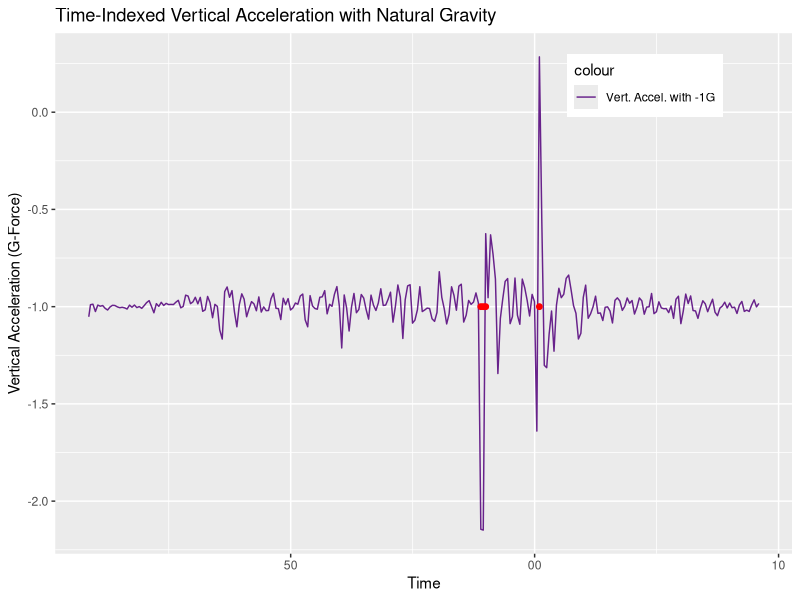
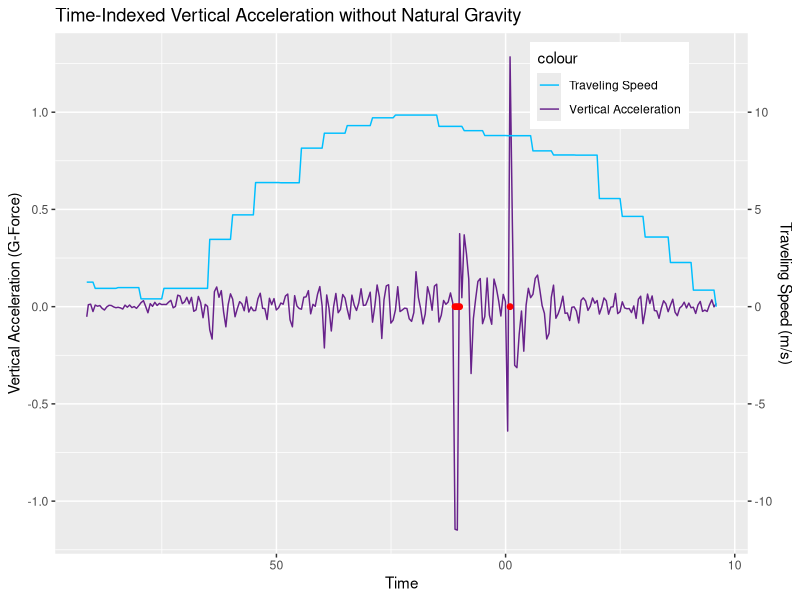
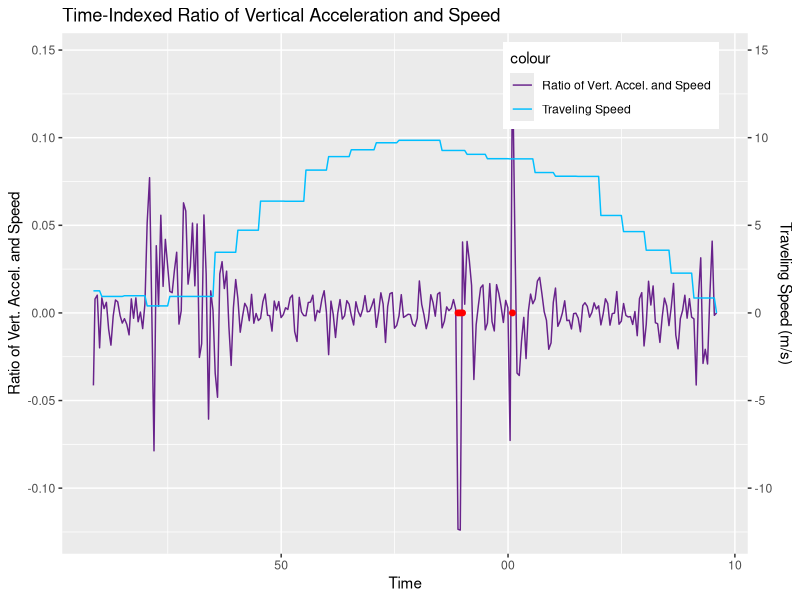
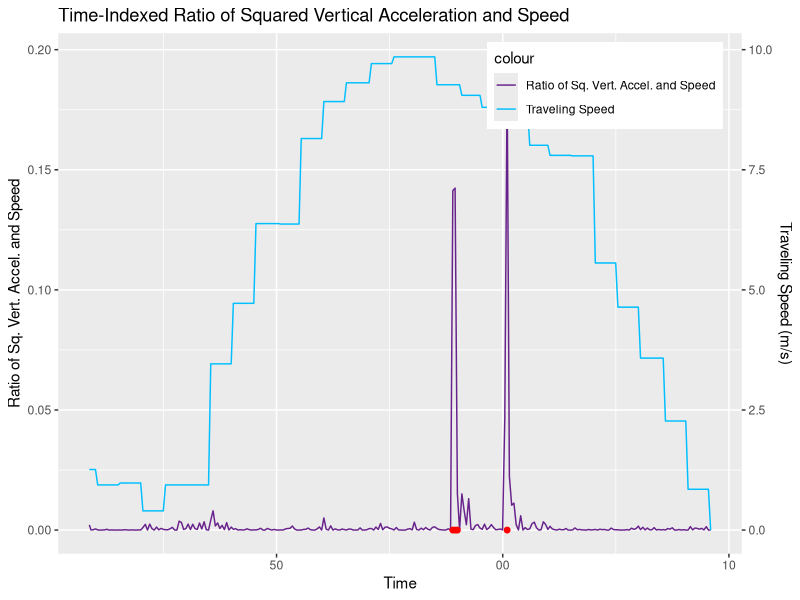
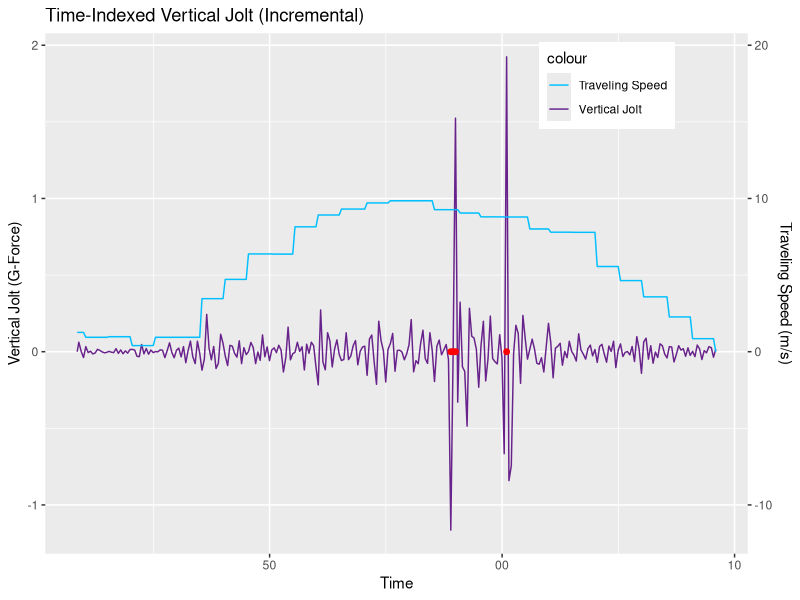
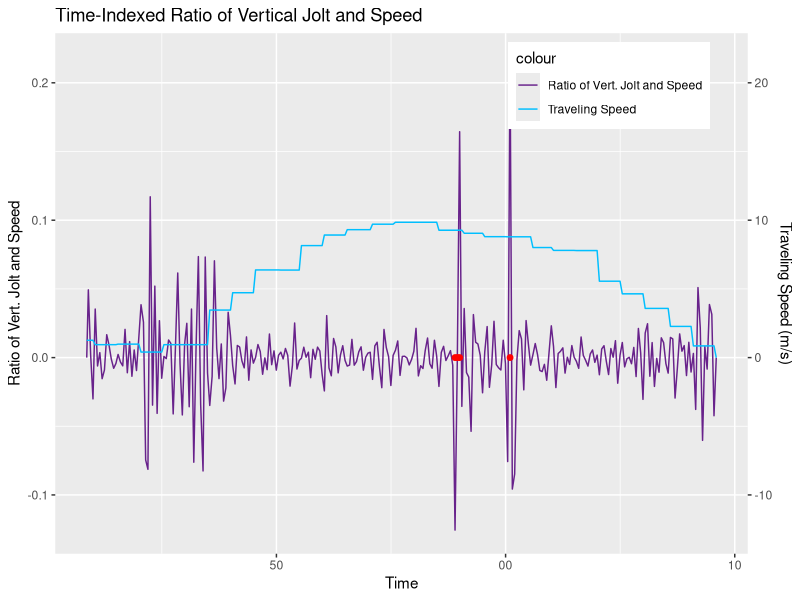
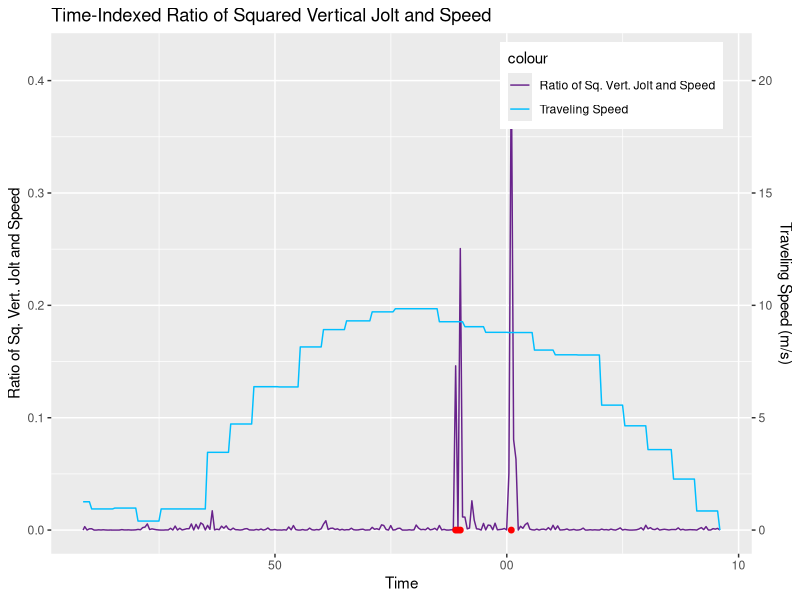
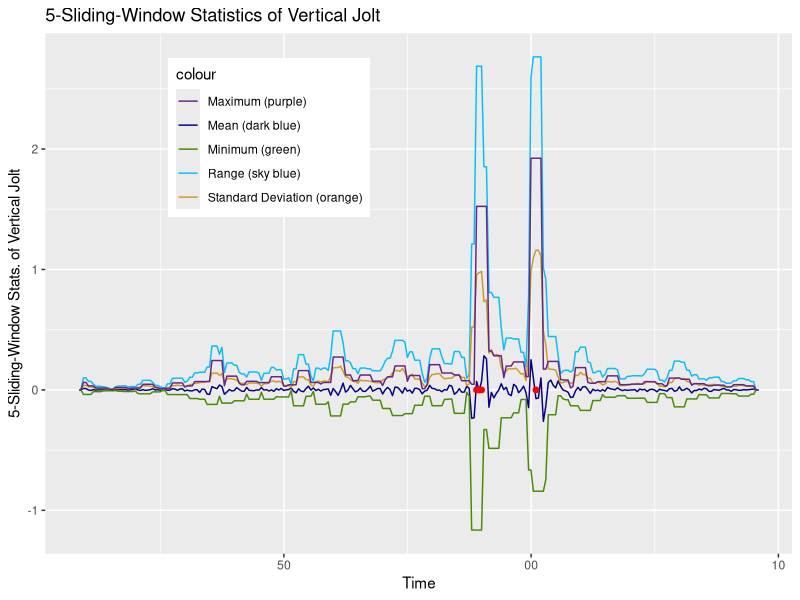

Here is the R script that generated these plots, in order:
## ---- chunk 1
knitr::opts_chunk$set(echo = TRUE)
## ---- chunk 2
# load data file
if (!exists("LA14.raw")) {
    LA14.raw <- read.csv("./los_angeles_14.csv")
}
print(nrow(LA14.raw))
## ---- chunk 3
LA14.valid = LA14.raw[, c("Date", "Latitude", "Longitude", "Speed")]
# validate DateTime format
LA14.valid$Date <- as.POSIXct(LA14.valid$Date, format="%Y-%m-%d %H:%M:%OS")
# specify orientation of accelration
LA14.valid$forw_accel = LA14.raw$X
LA14.valid$hori_accel = LA14.raw$Y
LA14.valid$vert_accel_G = LA14.raw$Z
# mark speed bumps
for (i in 1:nrow(LA14.valid)) {
    LA14.valid$speedbump[i] = "no"
}
for (i in c(162, 163, 164, 186)) {
    LA14.valid$speedbump[i] = "yes"
}
## ---- chunk 4
require(ggplot2)
LA14.vert_accel_G.plot <- ggplot(LA14.valid, aes(x = Date))
LA14.vert_accel_G.plot <- LA14.vert_accel_G.plot + geom_line(aes(y = vert_accel_G, colour = "Vert. Accel. with -1G"))
LA14.vert_accel_G.plot <- LA14.vert_accel_G.plot + scale_colour_manual(values = c("darkorchid4"))
LA14.vert_accel_G.plot <- LA14.vert_accel_G.plot + xlab("Time") 
LA14.vert_accel_G.plot <- LA14.vert_accel_G.plot + ylab("Vertical Acceleration (G-Force)") 
LA14.vert_accel_G.plot <- LA14.vert_accel_G.plot + ggtitle("Time-Indexed Vertical Acceleration with Natural Gravity")
LA14.vert_accel_G.plot <- LA14.vert_accel_G.plot + theme(legend.position = c(0.8, 0.9))
for (i in 1:nrow(LA14.valid)) {
    if (LA14.valid$speedbump[i] == "yes") {
        LA14.vert_accel_G.plot <- LA14.vert_accel_G.plot + 
            annotate("pointrange", x = LA14.valid$Date[i], y = -1, ymin = -1, ymax = -1, colour = "red", size = 0.25)
    }
}
print(LA14.vert_accel_G.plot)
## ---- chunk 5
# remove natural gravity in vertical acceleration
LA14.valid$vert_accel = LA14.valid$vert_accel_G + 1
## ---- chunk 6
require(ggplot2)
LA14.vert_accel.plot <- ggplot(LA14.valid, aes(x = Date))
LA14.vert_accel.plot <- LA14.vert_accel.plot + geom_line(aes(y = vert_accel, colour = "Vertical Acceleration"))
LA14.vert_accel.plot <- LA14.vert_accel.plot + geom_line(aes(y = Speed / 10, colour = "Traveling Speed"))
LA14.vert_accel.plot <- LA14.vert_accel.plot + scale_y_continuous(sec.axis = sec_axis(~.*10, name = "Traveling Speed (m/s)"))
LA14.vert_accel.plot <- LA14.vert_accel.plot + scale_colour_manual(values = c("deepskyblue", "darkorchid4"))
LA14.vert_accel.plot <- LA14.vert_accel.plot + xlab("Time") 
LA14.vert_accel.plot <- LA14.vert_accel.plot + ylab("Vertical Acceleration (G-Force)") 
LA14.vert_accel.plot <- LA14.vert_accel.plot + ggtitle("Time-Indexed Vertical Acceleration without Natural Gravity")
LA14.vert_accel.plot <- LA14.vert_accel.plot + theme(legend.position = c(0.8, 0.9))
for (i in 1:nrow(LA14.valid)) {
    if (LA14.valid$speedbump[i] == "yes") {
        LA14.vert_accel.plot <- LA14.vert_accel.plot + 
            annotate("pointrange", x = LA14.valid$Date[i], y = 0, ymin = 0, ymax = 0, colour = "red", size = 0.25)
    }
}
print(LA14.vert_accel.plot)
## ---- chunk 7
# calculate ratio between vertical acceleration and speed
for (i in 1:nrow(LA14.valid)) {
    if (LA14.valid$Speed[i] == 0) {
        LA14.valid$vert_accel_ratio_speed[i] = 0
    }
    else {
        LA14.valid$vert_accel_ratio_speed[i] = LA14.valid$vert_accel[i] / LA14.valid$Speed[i]
    }
}
## ---- chunk 8
require(ggplot2)
LA14.vert_accel_ratio_speed.plot <- ggplot(LA14.valid, aes(x = Date))
LA14.vert_accel_ratio_speed.plot <- LA14.vert_accel_ratio_speed.plot + geom_line(aes(y = vert_accel_ratio_speed, colour = "Ratio of Vert. Accel. and Speed"))
LA14.vert_accel_ratio_speed.plot <- LA14.vert_accel_ratio_speed.plot + geom_line(aes(y = Speed / 100, colour = "Traveling Speed"))
LA14.vert_accel_ratio_speed.plot <- LA14.vert_accel_ratio_speed.plot + scale_y_continuous(sec.axis = sec_axis(~.*100, name = "Traveling Speed (m/s)"))
LA14.vert_accel_ratio_speed.plot <- LA14.vert_accel_ratio_speed.plot + scale_colour_manual(values = c("darkorchid4", "deepskyblue"))
LA14.vert_accel_ratio_speed.plot <- LA14.vert_accel_ratio_speed.plot + xlab("Time") 
LA14.vert_accel_ratio_speed.plot <- LA14.vert_accel_ratio_speed.plot + ylab("Ratio of Vert. Accel. and Speed") 
LA14.vert_accel_ratio_speed.plot <- LA14.vert_accel_ratio_speed.plot + ggtitle("Time-Indexed Ratio of Vertical Acceleration and Speed")
LA14.vert_accel_ratio_speed.plot <- LA14.vert_accel_ratio_speed.plot + theme(legend.position = c(0.8, 0.9))
for (i in 1:nrow(LA14.valid)) {
    if (LA14.valid$speedbump[i] == "yes") {
        LA14.vert_accel_ratio_speed.plot <- LA14.vert_accel_ratio_speed.plot + 
            annotate("pointrange", x = LA14.valid$Date[i], y = 0, ymin = 0, ymax = 0, colour = "red", size = 0.25)
    }
}
print(LA14.vert_accel_ratio_speed.plot)
## ---- chunk 9
# calculate ratio between vertical acceleration and speed
for (i in 1:nrow(LA14.valid)) {
    if (LA14.valid$Speed[i] == 0) {
        LA14.valid$sq_vert_accel_ratio_speed[i] = 0
    }
    else {
        LA14.valid$sq_vert_accel_ratio_speed[i] = (LA14.valid$vert_accel[i] * LA14.valid$vert_accel[i]) / LA14.valid$Speed[i]
    }
}
## ---- chunk 10
require(ggplot2)
LA14.sq_vert_accel_ratio_speed.plot <- ggplot(LA14.valid, aes(x = Date))
LA14.sq_vert_accel_ratio_speed.plot <- LA14.sq_vert_accel_ratio_speed.plot + geom_line(aes(y = sq_vert_accel_ratio_speed, colour = "Ratio of Sq. Vert. Accel. and Speed"))
LA14.sq_vert_accel_ratio_speed.plot <- LA14.sq_vert_accel_ratio_speed.plot + geom_line(aes(y = Speed / 50, colour = "Traveling Speed"))
LA14.sq_vert_accel_ratio_speed.plot <- LA14.sq_vert_accel_ratio_speed.plot + scale_y_continuous(sec.axis = sec_axis(~.*50, name = "Traveling Speed (m/s)"))
LA14.sq_vert_accel_ratio_speed.plot <- LA14.sq_vert_accel_ratio_speed.plot + scale_colour_manual(values = c("darkorchid4", "deepskyblue"))
LA14.sq_vert_accel_ratio_speed.plot <- LA14.sq_vert_accel_ratio_speed.plot + xlab("Time") 
LA14.sq_vert_accel_ratio_speed.plot <- LA14.sq_vert_accel_ratio_speed.plot + ylab("Ratio of Sq. Vert. Accel. and Speed") 
LA14.sq_vert_accel_ratio_speed.plot <- LA14.sq_vert_accel_ratio_speed.plot + ggtitle("Time-Indexed Ratio of Squared Vertical Acceleration and Speed")
LA14.sq_vert_accel_ratio_speed.plot <- LA14.sq_vert_accel_ratio_speed.plot + theme(legend.position = c(0.8, 0.9))
for (i in 1:nrow(LA14.valid)) {
    if (LA14.valid$speedbump[i] == "yes") {
        LA14.sq_vert_accel_ratio_speed.plot <- LA14.sq_vert_accel_ratio_speed.plot + 
            annotate("pointrange", x = LA14.valid$Date[i], y = 0, ymin = 0, ymax = 0, colour = "red", size = 0.25)
    }
}
print(LA14.sq_vert_accel_ratio_speed.plot)
## ---- chunk 11
# calculate vertical jolt
for (i in 1:nrow(LA14.valid)) {
    if (i == 1) {
        LA14.valid$vert_jolt[i] = 0
    }
    else {
        LA14.valid$vert_jolt[i] = LA14.valid$vert_accel[i] - LA14.valid$vert_accel[i - 1]
    }
}
## ---- chunk 12
require(ggplot2)
LA14.vert_jolt.plot <- ggplot(LA14.valid, aes(x = Date))
LA14.vert_jolt.plot <- LA14.vert_jolt.plot + geom_line(aes(y = vert_jolt, colour = "Vertical Jolt"))
LA14.vert_jolt.plot <- LA14.vert_jolt.plot + geom_line(aes(y = Speed / 10, colour = "Traveling Speed"))
LA14.vert_jolt.plot <- LA14.vert_jolt.plot + scale_y_continuous(sec.axis = sec_axis(~.*10, name = "Traveling Speed (m/s)"))
LA14.vert_jolt.plot <- LA14.vert_jolt.plot + scale_colour_manual(values = c("deepskyblue", "darkorchid4"))
LA14.vert_jolt.plot <- LA14.vert_jolt.plot + xlab("Time") 
LA14.vert_jolt.plot <- LA14.vert_jolt.plot + ylab("Vertical Jolt (G-Force)") 
LA14.vert_jolt.plot <- LA14.vert_jolt.plot + ggtitle("Time-Indexed Vertical Jolt (Incremental)")
LA14.vert_jolt.plot <- LA14.vert_jolt.plot + theme(legend.position = c(0.8, 0.9))
for (i in 1:nrow(LA14.valid)) {
    if (LA14.valid$speedbump[i] == "yes") {
        LA14.vert_jolt.plot <- LA14.vert_jolt.plot + 
            annotate("pointrange", x = LA14.valid$Date[i], y = 0, ymin = 0, ymax = 0, colour = "red", size = 0.25)
    }
}
print(LA14.vert_jolt.plot)
## ---- chunk 13
# calculate ratio between vertical jolt and speed
for (i in 1:nrow(LA14.valid)) {
    if (LA14.valid$Speed[i] == 0) {
        LA14.valid$vert_jolt_ratio_speed[i] = 0
    }
    else {
        LA14.valid$vert_jolt_ratio_speed[i] = LA14.valid$vert_jolt[i] / LA14.valid$Speed[i]
    }
}
## ---- chunk 14
require(ggplot2)
LA14.vert_jolt_ratio_speed.plot <- ggplot(LA14.valid, aes(x = Date))
LA14.vert_jolt_ratio_speed.plot <- LA14.vert_jolt_ratio_speed.plot + geom_line(aes(y = vert_jolt_ratio_speed, colour = "Ratio of Vert. Jolt and Speed"))
LA14.vert_jolt_ratio_speed.plot <- LA14.vert_jolt_ratio_speed.plot + geom_line(aes(y = Speed / 100, colour = "Traveling Speed"))
LA14.vert_jolt_ratio_speed.plot <- LA14.vert_jolt_ratio_speed.plot + scale_y_continuous(sec.axis = sec_axis(~.*100, name = "Traveling Speed (m/s)"))
LA14.vert_jolt_ratio_speed.plot <- LA14.vert_jolt_ratio_speed.plot + scale_colour_manual(values = c("darkorchid4", "deepskyblue"))
LA14.vert_jolt_ratio_speed.plot <- LA14.vert_jolt_ratio_speed.plot + xlab("Time") 
LA14.vert_jolt_ratio_speed.plot <- LA14.vert_jolt_ratio_speed.plot + ylab("Ratio of Vert. Jolt and Speed") 
LA14.vert_jolt_ratio_speed.plot <- LA14.vert_jolt_ratio_speed.plot + ggtitle("Time-Indexed Ratio of Vertical Jolt and Speed")
LA14.vert_jolt_ratio_speed.plot <- LA14.vert_jolt_ratio_speed.plot + theme(legend.position = c(0.8, 0.9))
for (i in 1:nrow(LA14.valid)) {
    if (LA14.valid$speedbump[i] == "yes") {
        LA14.vert_jolt_ratio_speed.plot <- LA14.vert_jolt_ratio_speed.plot + 
            annotate("pointrange", x = LA14.valid$Date[i], y = 0, ymin = 0, ymax = 0, colour = "red", size = 0.25)
    }
}
print(LA14.vert_jolt_ratio_speed.plot)
## ---- chunk 15
# calculate ratio between vertical jolt and speed
for (i in 1:nrow(LA14.valid)) {
    if (LA14.valid$Speed[i] == 0) {
        LA14.valid$sq_vert_jolt_ratio_speed[i] = 0
    }
    else {
        LA14.valid$sq_vert_jolt_ratio_speed[i] = (LA14.valid$vert_jolt[i] * LA14.valid$vert_jolt[i]) / LA14.valid$Speed[i]
    }
}
## ---- chunk 16
require(ggplot2)
LA14.sq_vert_jolt_ratio_speed.plot <- ggplot(LA14.valid, aes(x = Date))
LA14.sq_vert_jolt_ratio_speed.plot <- LA14.sq_vert_jolt_ratio_speed.plot + geom_line(aes(y = sq_vert_jolt_ratio_speed, colour = "Ratio of Sq. Vert. Jolt and Speed"))
LA14.sq_vert_jolt_ratio_speed.plot <- LA14.sq_vert_jolt_ratio_speed.plot + geom_line(aes(y = Speed / 50, colour = "Traveling Speed"))
LA14.sq_vert_jolt_ratio_speed.plot <- LA14.sq_vert_jolt_ratio_speed.plot + scale_y_continuous(sec.axis = sec_axis(~.*50, name = "Traveling Speed (m/s)"))
LA14.sq_vert_jolt_ratio_speed.plot <- LA14.sq_vert_jolt_ratio_speed.plot + scale_colour_manual(values = c("darkorchid4", "deepskyblue"))
LA14.sq_vert_jolt_ratio_speed.plot <- LA14.sq_vert_jolt_ratio_speed.plot + xlab("Time") 
LA14.sq_vert_jolt_ratio_speed.plot <- LA14.sq_vert_jolt_ratio_speed.plot + ylab("Ratio of Sq. Vert. Jolt and Speed") 
LA14.sq_vert_jolt_ratio_speed.plot <- LA14.sq_vert_jolt_ratio_speed.plot + ggtitle("Time-Indexed Ratio of Squared Vertical Jolt and Speed")
LA14.sq_vert_jolt_ratio_speed.plot <- LA14.sq_vert_jolt_ratio_speed.plot + theme(legend.position = c(0.8, 0.9))
for (i in 1:nrow(LA14.valid)) {
    if (LA14.valid$speedbump[i] == "yes") {
        LA14.sq_vert_jolt_ratio_speed.plot <- LA14.sq_vert_jolt_ratio_speed.plot + 
            annotate("pointrange", x = LA14.valid$Date[i], y = 0, ymin = 0, ymax = 0, colour = "red", size = 0.25)
    }
}
print(LA14.sq_vert_jolt_ratio_speed.plot)
## ---- chunk 17
# calculate 5-sliding-window mean of vertical jolt
for (i in 3:nrow(LA14.valid)-2) {
    LA14.valid$vert_jolt_mean[i] = mean(c(LA14.valid$vert_jolt[i-2], 
                                        LA14.valid$vert_jolt[i-1], 
                                        LA14.valid$vert_jolt[i], 
                                        LA14.valid$vert_jolt[i+1], 
                                        LA14.valid$vert_jolt[i+2]))
}
LA14.valid$vert_jolt_mean[1] = 0
LA14.valid$vert_jolt_mean[2] = 0
LA14.valid$vert_jolt_mean[nrow(LA14.valid) - 1] = 0
LA14.valid$vert_jolt_mean[nrow(LA14.valid)] = 0
# calculate 5-sliding-window standard deviation of vertical jolt
for (i in 3:nrow(LA14.valid)-2) {
    LA14.valid$vert_jolt_sd[i] = sd(c(LA14.valid$vert_jolt[i-2], 
                                        LA14.valid$vert_jolt[i-1], 
                                        LA14.valid$vert_jolt[i], 
                                        LA14.valid$vert_jolt[i+1], 
                                        LA14.valid$vert_jolt[i+2]))
}
LA14.valid$vert_jolt_sd[1] = 0
LA14.valid$vert_jolt_sd[2] = 0
LA14.valid$vert_jolt_sd[nrow(LA14.valid) - 1] = 0
LA14.valid$vert_jolt_sd[nrow(LA14.valid)] = 0
# calculate 5-sliding-window minimum of vertical jolt
for (i in 3:nrow(LA14.valid)-2) {
    LA14.valid$vert_jolt_min[i] = min(c(LA14.valid$vert_jolt[i-2], 
                                        LA14.valid$vert_jolt[i-1], 
                                        LA14.valid$vert_jolt[i], 
                                        LA14.valid$vert_jolt[i+1], 
                                        LA14.valid$vert_jolt[i+2]))
}
LA14.valid$vert_jolt_min[1] = 0
LA14.valid$vert_jolt_min[2] = 0
LA14.valid$vert_jolt_min[nrow(LA14.valid) - 1] = 0
LA14.valid$vert_jolt_min[nrow(LA14.valid)] = 0
# calculate 5-sliding-window maxium of vertical jolt
for (i in 3:nrow(LA14.valid)-2) {
    LA14.valid$vert_jolt_max[i] = max(c(LA14.valid$vert_jolt[i-2], 
                                        LA14.valid$vert_jolt[i-1], 
                                        LA14.valid$vert_jolt[i], 
                                        LA14.valid$vert_jolt[i+1], 
                                        LA14.valid$vert_jolt[i+2]))
}
LA14.valid$vert_jolt_max[1] = 0
LA14.valid$vert_jolt_max[2] = 0
LA14.valid$vert_jolt_max[nrow(LA14.valid) - 1] = 0
LA14.valid$vert_jolt_max[nrow(LA14.valid)] = 0
# calculate 5-sliding-window range of vertical jolt
LA14.valid$vert_jolt_range = LA14.valid$vert_jolt_max - LA14.valid$vert_jolt_min
## ---- chunk 18
require(ggplot2)
LA14.vert_jolt_5.plot <- ggplot(LA14.valid, aes(x = Date))
LA14.vert_jolt_5.plot <- LA14.vert_jolt_5.plot + geom_line(aes(y = vert_jolt_range, colour = "Range (sky blue)"))
LA14.vert_jolt_5.plot <- LA14.vert_jolt_5.plot + geom_line(aes(y = vert_jolt_mean, colour = "Mean (dark blue)"))
LA14.vert_jolt_5.plot <- LA14.vert_jolt_5.plot + geom_line(aes(y = vert_jolt_sd, colour = "Standard Deviation (orange)"))
LA14.vert_jolt_5.plot <- LA14.vert_jolt_5.plot + geom_line(aes(y = vert_jolt_min, colour = "Minimum (green)"))
LA14.vert_jolt_5.plot <- LA14.vert_jolt_5.plot + geom_line(aes(y = vert_jolt_max, colour = "Maximum (purple)"))
LA14.vert_jolt_5.plot <- LA14.vert_jolt_5.plot + scale_colour_manual(values = c("darkorchid4", "blue4", "chartreuse4", "deepskyblue", "goldenrod3"))
LA14.vert_jolt_5.plot <- LA14.vert_jolt_5.plot + theme(legend.position = c(0.3, 0.8))
LA14.vert_jolt_5.plot <- LA14.vert_jolt_5.plot + xlab("Time") 
LA14.vert_jolt_5.plot <- LA14.vert_jolt_5.plot + ylab("5-Sliding-Window Stats. of Vertical Jolt") 
LA14.vert_jolt_5.plot <- LA14.vert_jolt_5.plot + ggtitle("5-Sliding-Window Statistics of Vertical Jolt")
for (i in 1:nrow(LA14.valid)) {
    if (LA14.valid$speedbump[i] == "yes") {
        LA14.vert_jolt_5.plot <- LA14.vert_jolt_5.plot + 
            annotate("pointrange", x = LA14.valid$Date[i], y = 0, ymin = 0, ymax = 0, colour = "red", size = 0.25)
    }
}
print(LA14.vert_jolt_5.plot)
## ---- chunk 19
require(ggplot2)
LA14.comparative.plot <- ggplot(LA14.valid, aes(x = Date))
LA14.comparative.plot <- LA14.comparative.plot + geom_line(aes(y = Speed / 50, colour = "Traveling Speed"))
#LA14.comparative.plot <- LA14.comparative.plot + geom_line(aes(y = vert_accel, colour = "Vertical Acceleration"))
#LA14.comparative.plot <- LA14.comparative.plot + geom_line(aes(y = vert_jolt, colour = "Vertical Jolt"))
LA14.comparative.plot <- LA14.comparative.plot + geom_line(aes(y = sq_vert_accel_ratio_speed, colour = "Ratio of Sq. Vert. Accel. & Speed"))
LA14.comparative.plot <- LA14.comparative.plot + geom_line(aes(y = -sq_vert_jolt_ratio_speed, colour = "Ratio of Sq. Vert. Jolt & Speed (-)"))
LA14.comparative.plot <- LA14.comparative.plot + scale_y_continuous(sec.axis = sec_axis(~.*50, name = "Traveling Speed (m/s)"))
LA14.comparative.plot <- LA14.comparative.plot + scale_colour_manual(values = c("darkorchid4", "goldenrod3", "deepskyblue"))
LA14.comparative.plot <- LA14.comparative.plot + xlab("Time") 
LA14.comparative.plot <- LA14.comparative.plot + ylab("Ratios") 
LA14.comparative.plot <- LA14.comparative.plot + ggtitle("Comparison of Two Most Promising Factors")
LA14.comparative.plot <- LA14.comparative.plot + theme(legend.position = c(0.35, 0.2))
for (i in 1:nrow(LA14.valid)) {
    if (LA14.valid$speedbump[i] == "yes") {
        LA14.comparative.plot <- LA14.comparative.plot + 
            annotate("pointrange", x = LA14.valid$Date[i], y = 0, ymin = 0, ymax = 0, colour = "red", size = 0.2)
    }
}
print(LA14.comparative.plot)
## ---- chunk 20
jpeg("./Epoch1_LA14.vert_accel_G.plot.jpeg", width = 1200, height = 750, units = "px")
print(LA14.vert_accel_G.plot)
dev.off()

jpeg("./Epoch2_LA14.vert_accel.plot.jpeg", width = 1200, height = 750, units = "px")
print(LA14.vert_accel.plot)
dev.off()

jpeg("./Epoch3_LA14.vert_accel_ratio_speed.plot.jpeg", width = 1200, height = 750, units = "px")
print(LA14.vert_accel_ratio_speed.plot)
dev.off()

jpeg("./Epoch4_LA14.sq_vert_accel_ratio_speed.plot.jpeg", width = 1200, height = 750, units = "px")
print(LA14.sq_vert_accel_ratio_speed.plot)
dev.off()

jpeg("./Epoch5_LA14.vert_jolt.plot.jpeg", width = 1200, height = 750, units = "px")
print(LA14.vert_jolt.plot)
dev.off()

jpeg("./Epoch6_LA14.vert_jolt_ratio_speed.plot.jpeg", width = 1200, height = 750, units = "px")
print(LA14.vert_jolt_ratio_speed.plot)
dev.off()

jpeg("./Epoch7_LA14.sq_vert_jolt_ratio_speed.plot.jpeg", width = 1200, height = 750, units = "px")
print(LA14.sq_vert_jolt_ratio_speed.plot)
dev.off()

jpeg("./Epoch8_LA14.vert_jolt_5.plot.jpeg", width = 1200, height = 750, units = "px")
print(LA14.vert_jolt_5.plot)
dev.off()

jpeg("./Epoch9_LA14.comparative.plot.jpeg", width = 1200, height = 750, units = "px")
print(LA14.comparative.plot)
dev.off()

write.csv(LA14.valid, "./los_angeles_14_labeled.csv")
